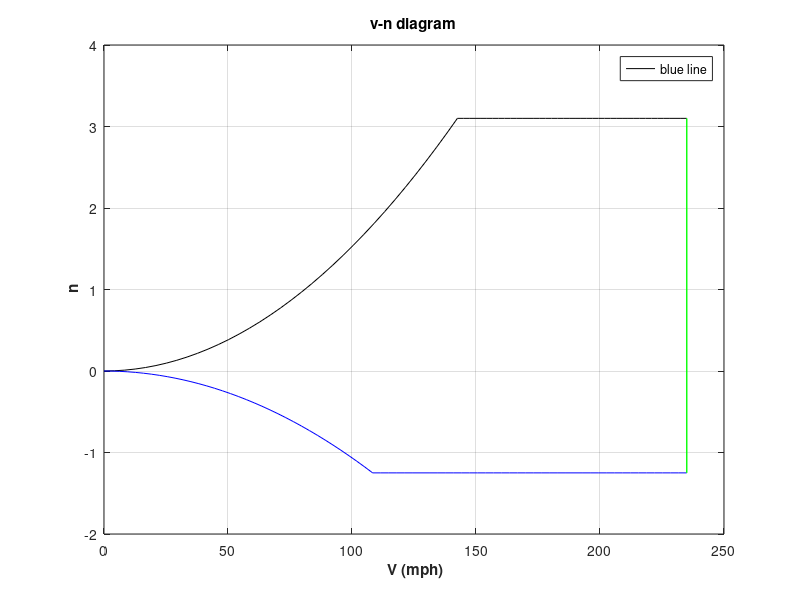

Reproduce this figure in MATLAB.
clc , clear all
%%
rho_h = 0.963*(2.205/(3.28084)^3) ; % in lb/ft^3
rho_sl = 1.225*(2.205/(3.28084)^3) ;
cl_pos_max = 1.337 ; % per radian
cl_neg_max = 0.9329 ; % per radian
weight = 1800*(2.20462262)*9.81*(3.28084) ; % in lb
S_area = 20.9704*(3.28084^2)  ; % m^2 wing span area 
n_pos_max = 3.1 ;
n_neg_max = 1.25 ;
V_pos_stall = sqrt(2*n_pos_max*weight/(rho_h*S_area*cl_pos_max)) ; % ft/s
V_neg_stall = sqrt(2*n_neg_max*weight/(rho_h*S_area*cl_neg_max)) ; % ft/s
V_pos_stall_mph = V_pos_stall/1.466 ; %mph
V_neg_stall_mph = V_neg_stall/1.466 ; %mph
V_cruse = 75*(3.28084) ; %ft/s
V_cruse_mph = 75*(3.28084)/1.466 ; % mph

%% v-n diagram
vel_upto_clmax_mph = linspace(0,V_pos_stall_mph,35);
n_plus_upto_clmax = (1/weight)*(.5*1.466^2*rho_h.*(vel_upto_clmax_mph.^2)*S_area*cl_pos_max) ;
vel_aft_clmax_mph = linspace(V_pos_stall_mph+.01,1.4*V_cruse_mph,40) ;
n_plus_aft_clmax = n_plus_upto_clmax(end).*linspace(1,1,length(vel_aft_clmax_mph));

vel_neg_upto_clmax_mph = linspace(0,V_neg_stall_mph,35);
n_neg_upto_clmax = -(1/weight)*(.5*1.466^2*rho_h.*(vel_neg_upto_clmax_mph.^2)*S_area*cl_neg_max) ;
vel__neg_aft_clmax_mph = linspace(V_neg_stall_mph+.01,1.4*V_cruse_mph,40) ;
n_neg_aft_clmax = n_neg_upto_clmax(end).*linspace(1,1,length(vel__neg_aft_clmax_mph));
%% assembly
n = [n_plus_upto_clmax,n_plus_aft_clmax];
vel = [vel_upto_clmax_mph,vel_aft_clmax_mph] ;
n_neg = [n_neg_upto_clmax,n_neg_aft_clmax] ;
vel_neg = [vel_neg_upto_clmax_mph,vel__neg_aft_clmax_mph] ;
%% ploting
plot(vel,n,'k',vel_neg,n_neg,'b',[vel(end),vel_neg(end)],[n(end),n_neg(end)],'g','linewidth',1'); grid on;
xlabel('\bf V (mph)') ; ylabel('\bf n'); title('v-n diagram');
legend('blue line');
